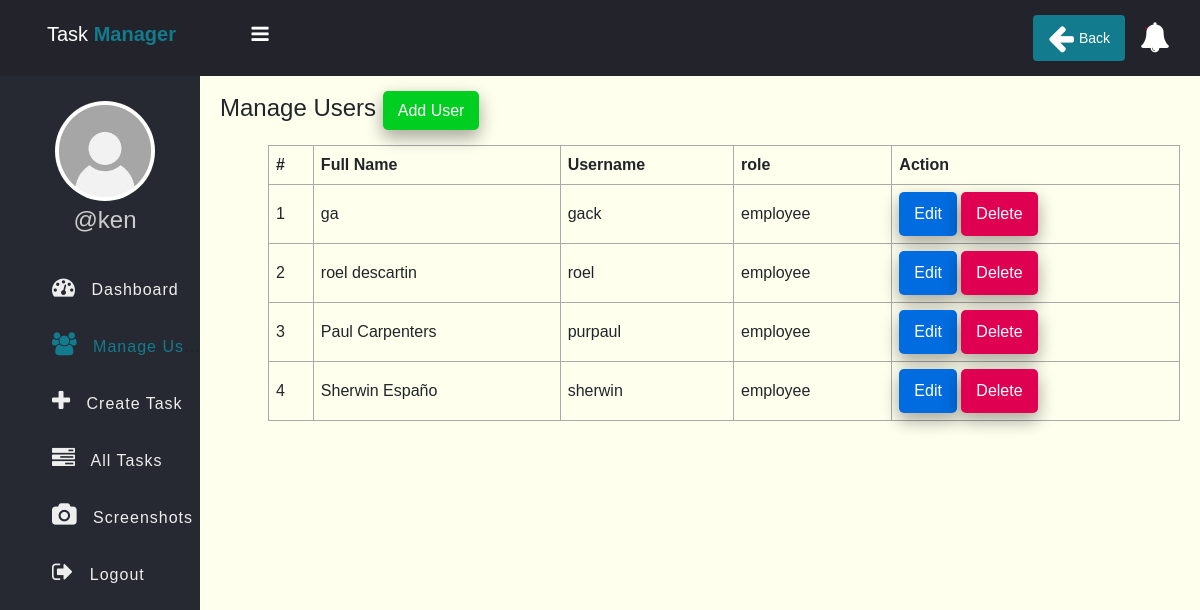
Screenshot of /user.php (signed in) with the database file from the repository.
### tables this page shows
CREATE TABLE `users` (
  `id` int(11) NOT NULL,
  `full_name` varchar(50) NOT NULL,
  `username` varchar(50) NOT NULL,
  `password` varchar(255) NOT NULL,
  `role` enum('admin','employee') NOT NULL,
  `created_at` timestamp NOT NULL DEFAULT current_timestamp()
);

### app/model/User.php (called while the page is built, shortened)
<?php
function get_all_users($conn){
	$sql = "SELECT * FROM users WHERE role =? ";
	$stmt = $conn->prepare($sql);
	$stmt->execute(["employee"]);
	if($stmt->rowCount() > 0){
		$users = $stmt->fetchAll();
	}else $users = 0;
	return $users;
}

### user.php (the view, shortened to what this page needs)
<?php
if (isset($_SESSION['role']) && isset($_SESSION['id']) && $_SESSION['role'] == "admin") {
    include "DB_connection.php";
    include "app/Model/User.php";
    $users = get_all_users($conn);
 ?>
<!DOCTYPE html>
<html>
<head>
	<link rel="stylesheet" href="https://stackpath.bootstrapcdn.com/font-awesome/4.7.0/css/font-awesome.min.css">
	<link href="https://cdn.jsdelivr.net/npm/bootstrap@5.3.3/dist/css/bootstrap.min.css" rel="stylesheet">
	<link rel="stylesheet" href="css/style.css">
</head>
<body>
	<?php include "inc/header.php" ?>
	<div class="body">
		<?php include "inc/nav.php" ?>
		<section class="section-1">
			<h4 class="title">Manage Users <a href="add-user.php">Add User</a></h4>
			<?php if ($users != 0) { ?>
			<table class="main-table">
				<tr>
					<th>#</th>
					<th>Full Name</th>
					<th>Username</th>
					<th>role</th>
					<th>Action</th>
				</tr>
				<?php $i=0; foreach ($users as $user) { ?>
				<tr>
					<td><?=++$i?></td>
					<td><?=$user['full_name']?></td>
					<td><?=$user['username']?></td>
					<td><?=$user['role']?></td>
					<td>
						<a href="edit-user.php?id=<?=$user['id']?>" class="edit-btn">Edit</a>
						<a href="delete-user.php?id=<?=$user['id']?>" class="delete-btn" onclick="return confirmDelete('<?=$user['full_name']?>')">Delete</a>
					</td>
				</tr>
			   <?php	} ?>
			</table>
		<?php }else { ?>
			<h3>Empty</h3>
		<?php  }?>
		</section>
	</div>
	<?php include 'inc/modals.php'; ?>
</body>
</html>
<?php }else{
   $em = "First login";
   header("Location: login.php?error=$em");
   exit();
}
 ?>

### css/style.css (style rules this page uses)
* { padding: 0; margin: 0; box-sizing: border-box; font-family: arial, sans-serif; }
.body { display: flex; }
.section-1 { padding: 15px 20px; }
.section-1 .title { margin-bottom: 10px; }
.section-1 .title a { text-decoration: none; display: inline-block; padding-left: 10px; border: none; background: #00CF22; padding: 10px 15px; color: #fff; font-size: 16px; border-radius: 5px; cursor: pointer; outline: none; transition: background 1s; box-shadow: 0 8px 16px 0 rgba(0,0,0,0.2), 0 6px 20px 0 rgba(0,0,0,0.19); }
.section-1 { width: 100%; background: #ffe; }
.main-table, .main-table tr, .main-table th, .main-table td { border: 1px solid #aaa; border-collapse: collapse; padding: 7px; }
.main-table { width: 95%; margin-top: 15px; margin-left: auto; margin-right: 0; }
.delete-btn { text-decoration: none; display: inline-block; padding-left: 10px; border: none; background: #E00051; padding: 10px 15px; color: #fff; font-size: 16px; border-radius: 5px; cursor: pointer; outline: none; transition: background 1s; box-shadow: 0 8px 16px 0 rgba(0,0,0,0.2), 0 6px 20px 0 rgba(0,0,0,0.19); }
.edit-btn { text-decoration: none; display: inline-block; padding-left: 10px; border: none; background: #006CE0; padding: 10px 15px; color: #fff; font-size: 16px; border-radius: 5px; cursor: pointer; outline: none; transition: background 1s; box-shadow: 0 8px 16px 0 rgba(0,0,0,0.2), 0 6px 20px 0 rgba(0,0,0,0.19); }

### rows the page displays
users: full_name "ga", username "gack", role "employee"
users: full_name "roel descartin", username "roel", role "employee"
users: full_name "Paul Carpenters", username "purpaul", role "employee"
users: full_name "Sherwin Españo", username "sherwin", role "employee"

### other values shown
$_SESSION['username'] "ken"
